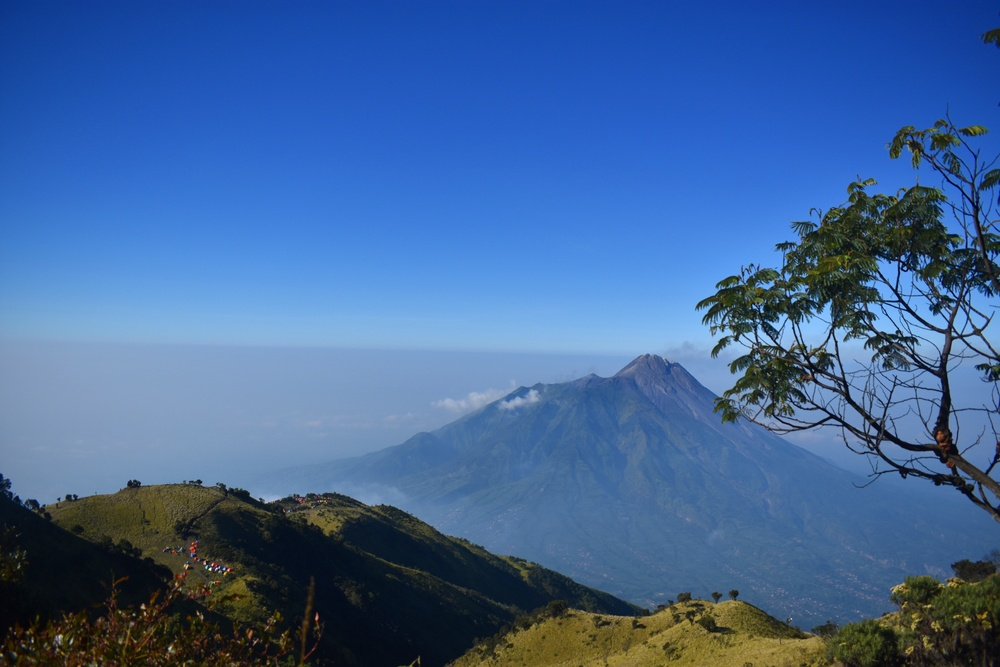
#> input picture gunung.jpg, 1000 x 667 px, shrunk from 4000 x 2667 before the run, found by its file name
$ python Flip.py
#> lines starting #> are read from the running program, lines starting #| are printed output that depends on the picture
import cv2
import matplotlib.pyplot as plt

# Membaca gambar
img = cv2.imread("citra/gunung.jpg")
#> img is the input picture: shape (667, 1000, 3); mean B, G, R 153.6, 101.6, 64.8
img = cv2.cvtColor(img, cv2.COLOR_BGR2RGB)

# Horizontal flip (dibalik kiri-kanan)
flip_horizontal = cv2.flip(img, 1)
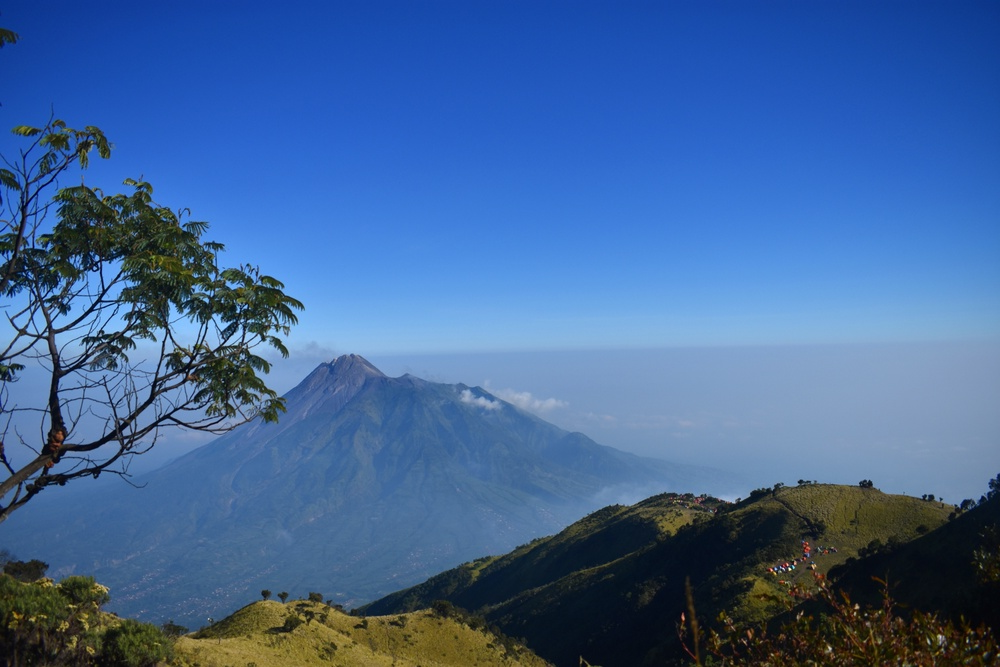
#> flip_horizontal: shape (667, 1000, 3); mean R, G, B 64.8, 101.6, 153.6

# Vertical flip (dibalik atas-bawah)
flip_vertikal = cv2.flip(img, 0)
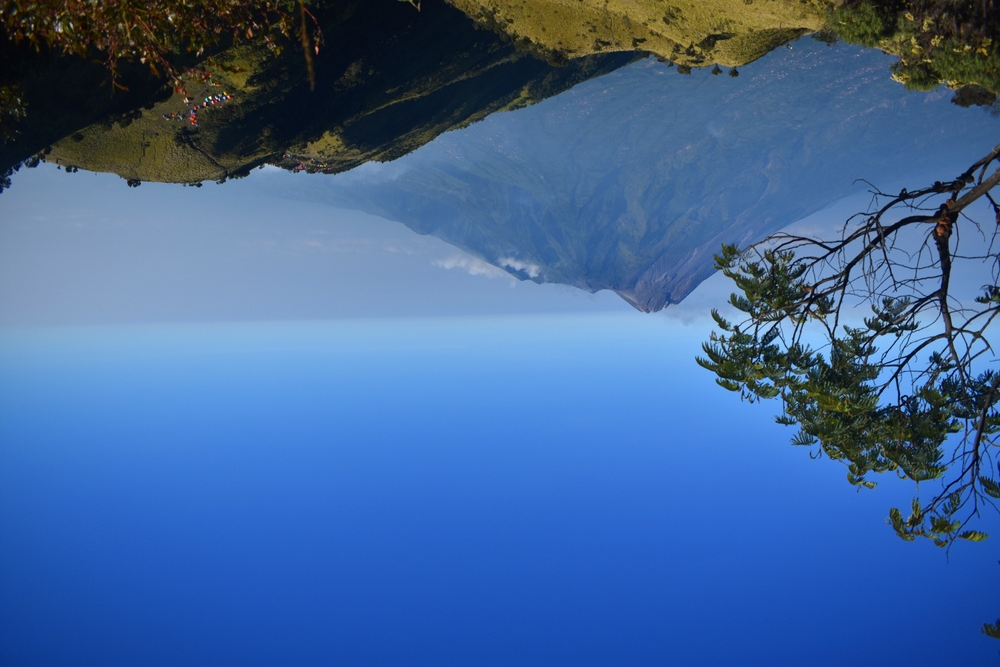
#> flip_vertikal: shape (667, 1000, 3); mean R, G, B 64.8, 101.6, 153.6

# Menampilkan hasil
plt.figure(figsize=(15, 5))

plt.subplot(1, 3, 1)
plt.imshow(img)
plt.title("Citra Asli")
plt.axis("off")

plt.subplot(1, 3, 2)
plt.imshow(flip_horizontal)
plt.title("Horizontal Flip")
plt.axis("off")

plt.subplot(1, 3, 3)
plt.imshow(flip_vertikal)
plt.title("Vertical Flip")
plt.axis("off")

plt.tight_layout()
plt.show()
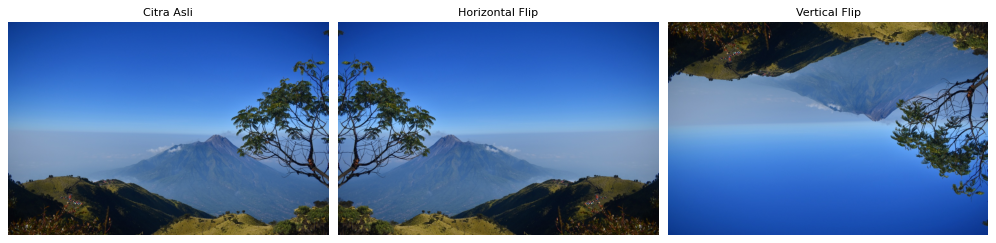
#> figure drawn by matplotlib, 3 panels

$ run again, with citra_awal.png saved as gunung.jpg
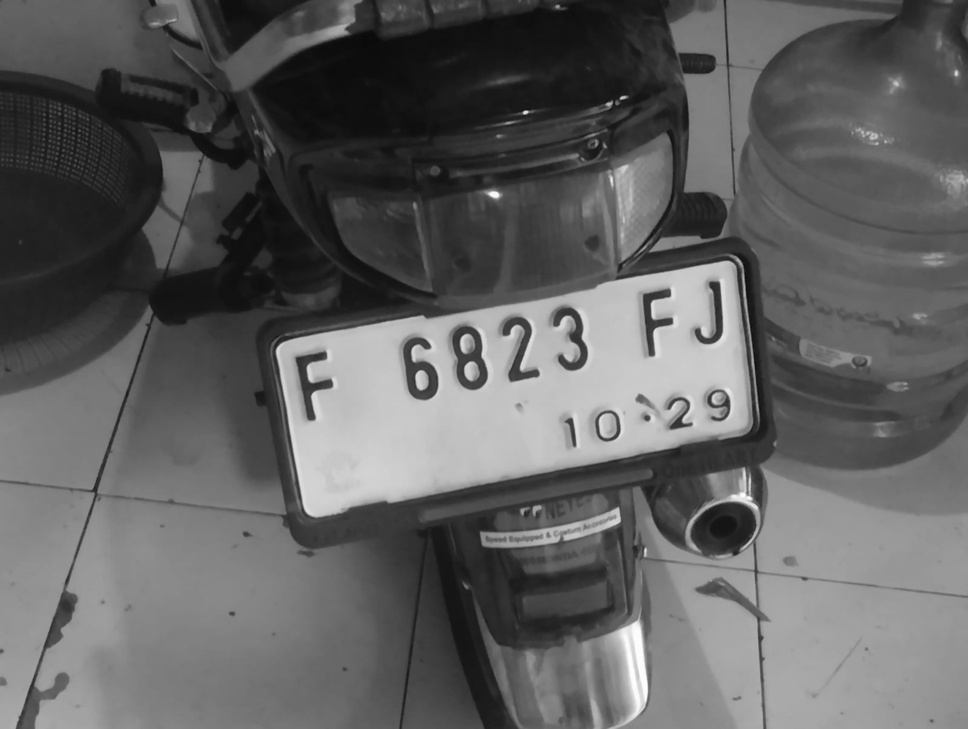
#> input picture citra_awal.png, 968 x 729 px, shrunk from 1600 x 1204 before the run, found by its file name
#> img is the input picture: shape (729, 968, 3); min 9, max 255, mean 96.2
#> `flip_vertikal = cv2.flip(img, 0)`:
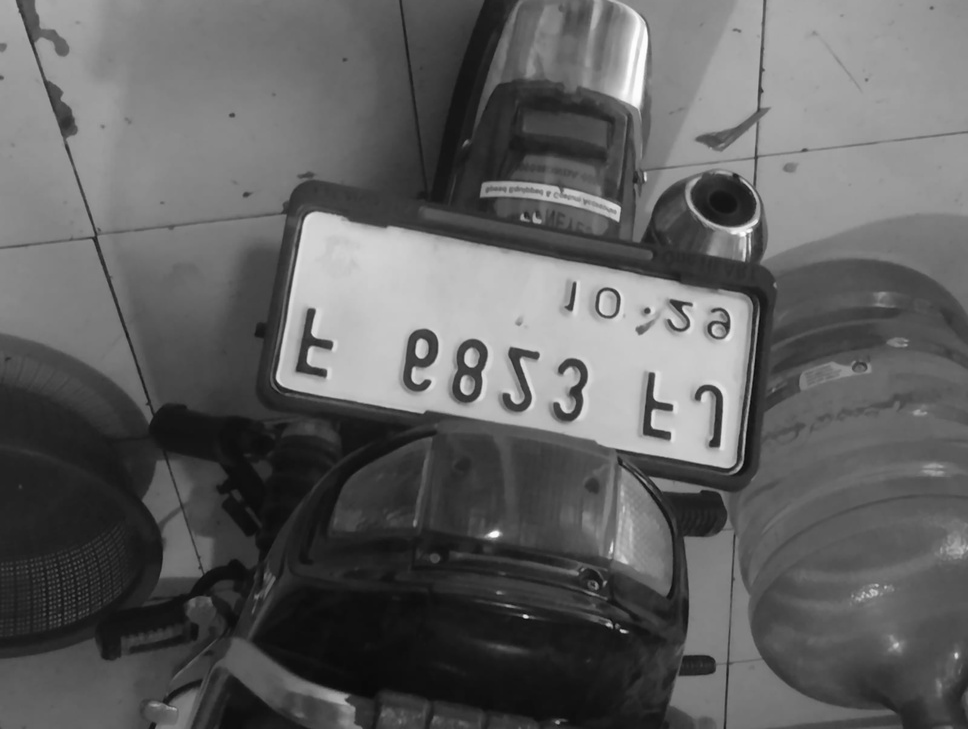
#> flip_vertikal: shape (729, 968, 3); min 9, max 255, mean 96.2
#> `plt.show()`:
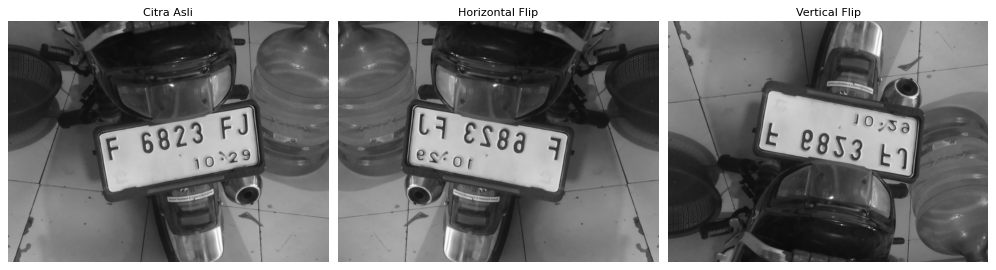
#> figure drawn by matplotlib, 3 panels
